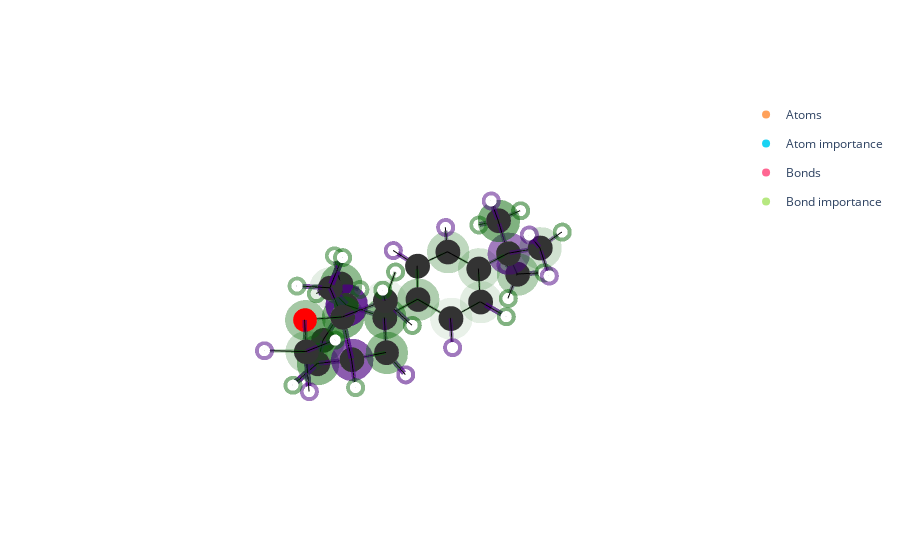

Notebook source saved alongside this figure:
### Code cell
trace_atoms = [None] * len(atom_symbol)
trace_atoms_imp = [None] * len(atom_symbol)
trace_edges = [None] * len(edge_mask_dict)
trace_edge_imp = [None] * len(edge_mask_dict)

for i in range(len(atom_symbol)):

    trace_atoms[i] = go.Scatter3d(x=[coords[i][0]],
                         y=[coords[i][1]],
                         z=[coords[i][2]],
                         mode='markers',
                         legendgroup='Atoms',
                         showlegend=False,
                         text = f'atom {atom_symbol[i]}',
                         marker=dict(symbol='circle',
                                                 size=sizes[atom_symbol[i]],
                                                 color=colors[atom_symbol[i]])
    )



for i in range(len(atom_symbol)):

    trace_atoms_imp[i] = go.Scatter3d(x=[coords[i][0]],
                         y=[coords[i][1]],
                         z=[coords[i][2]],
                         mode='markers',
                         showlegend=False,
                         opacity=rescaled_nodes[i],
                         hovertemplate='Label: %{text}<extra></extra>',
                         text = f'atom {atom_symbol[i]}',
                         legendgroup='Atom importance',
                         marker=dict(symbol='circle',
                                                 size=sizes[atom_symbol[i]]*1.7,
                                                 color=color_nodes[i])
    )

for i in range(len(edge_mask_dict)):
    
    trace_edges[i]= go.Scatter3d(
        x=coords_edges[i][0],
        y=coords_edges[i][1],
        z=coords_edges[i][2],
        mode='lines',
        showlegend=False,
        legendgroup='Bonds',
        line=dict(color='black', width=2),
        hoverinfo='none')


for i in range(len(edge_mask_dict)):
    
    trace_edge_imp[i]= go.Scatter3d(
        x=coords_edges[i][0],
        y=coords_edges[i][1],
        z=coords_edges[i][2],
        mode='lines',
        showlegend=False,
        legendgroup='Bond importance',
        opacity=rescaled_edges[i],
        line=dict(color=color_edges[i], width=rescaled_edges[i]*15),
        hoverinfo='none')
    


traces =   trace_atoms + trace_edges + trace_edge_imp + trace_atoms_imp
fig = go.Figure(data=traces)

fig.add_trace(go.Scatter3d(
    x=[None],
    y=[None],
    z=[None],
    mode='markers',
    legendgroup='Atoms',
    name='Atoms'
))

fig.add_trace(go.Scatter3d(
    x=[None],
    y=[None],
    z=[None],
    mode='markers',
    legendgroup='Atom importance',
    name='Atom importance'
))

fig.add_trace(go.Scatter3d(
    x=[None],
    y=[None],
    z=[None],
    mode='markers',
    legendgroup='Bonds',
    name='Bonds'
))

fig.add_trace(go.Scatter3d(
    x=[None],
    y=[None],
    z=[None],
    mode='markers',
    legendgroup='Bond importance',
    name='Bond importance',
    showlegend=True
))

fig.update_layout(template =  'plotly_white')

fig.update_layout(scene=dict(xaxis=dict(showgrid=False, zeroline=False, showticklabels=False),
                             yaxis=dict(showgrid=False, zeroline=False, showticklabels=False),
                             zaxis=dict(showgrid=False, zeroline=False, showticklabels=False),
                             xaxis_title='', yaxis_title='', zaxis_title=''))


fig.show()
